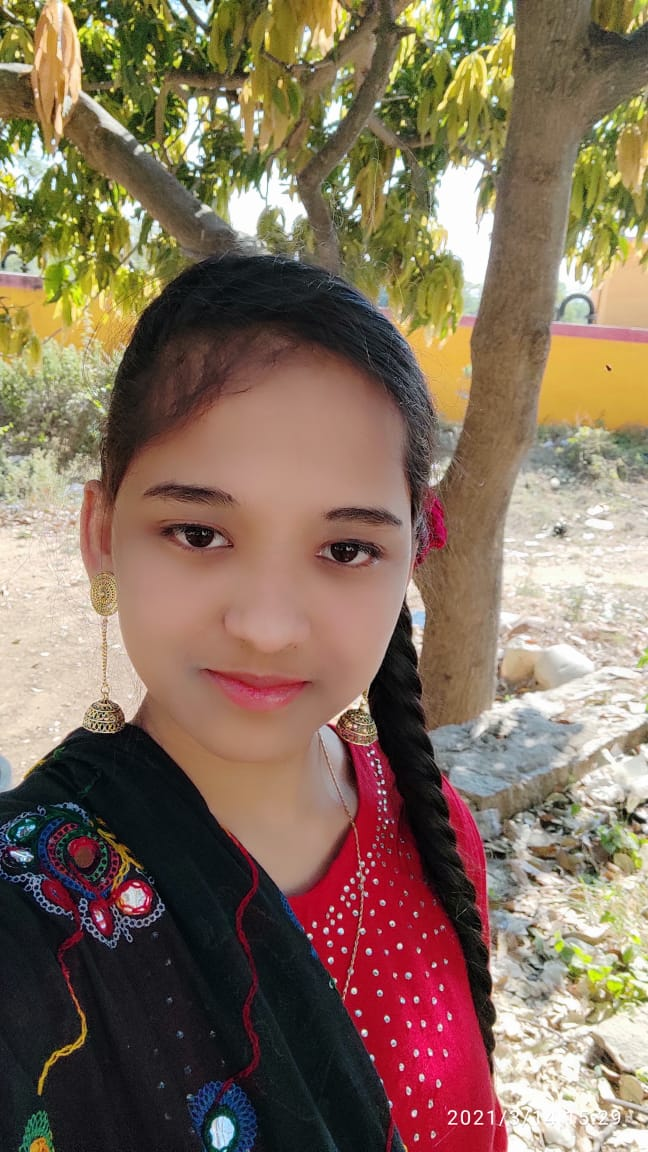
#> input picture ADMINimageclassification/model/dataset/KOUSAR/k1.jpeg, 648 x 1152 px, given in place of Roja.png, which was not available
$ jupyter execute political_image_classification.ipynb   (shell and % lines are left out)   (text cells are left out)
#> lines starting #> are read from the running program, lines starting #| are printed output that depends on the picture; pictures that were not available may be replaced by others from this repository, and a replacement may not be noted
[cell 1]
import numpy as np
import cv2
import matplotlib
from matplotlib import pyplot as plt

[cell 2]
img = cv2.imread('./test_images/Roja.png')
#> img is the input picture: shape (1152, 648, 3); mean B, G, R 92.6, 111.9, 133.3
img.shape
#> Out = (1152, 648, 3)

[cell 3]
plt.imshow(img)

[cell 4]
gray=cv2.cvtColor(img,cv2.COLOR_BGR2GRAY)
gray.shape
#> Out = (1152, 648)

[cell 5]
gray

[cell 6]
plt.imshow(gray,cmap='gray')

[cell 7]
face_cascade=cv2.CascadeClassifier('./opencv/haarcascades/haarcascade_frontalface_default.xml')
eye_cascade=cv2.CascadeClassifier('./opencv/haarcascades/haarcascade_eye.xml')

faces=face_cascade.detectMultiScale(gray,1.3,5)
#> faces = [[86, 401, 380, 380]]

faces
#> Out = [[86, 401, 380, 380]]

[cell 8]
(x,y,w,h) = faces[0]
#> x = 86; y = 401; w = 380; h = 380
x,y,w,h
#> Out = (86, 401, 380, 380)

[cell 9]
face_img=cv2.rectangle(img,(x,y),(x+w,y+h),(255,0,0),2)
plt.imshow(face_img)

[cell 10]
cv2.destroyAllWindows()
for(x,y,w,h) in faces:
    face_img=cv2.rectangle(img,(x,y),(x+w,y+h),(255,0,0),2)
    roi_gray=gray[y:y+h, x:x+w]
    roi_color=face_img[y:y+h, x:x+w]
    eyes=eye_cascade.detectMultiScale(roi_gray)
    for(ex,ey,ew,eh) in eyes:
        cv2.rectangle(roi_color,(ex,ey),(ex+ew,ey+eh),(0,255,0),2)
#> this loop made 1 pass
#> (x, y, w, h, eyes) on pass 1: (86, 401, 380, 380, [[224, 115, 72, 72], [64, 92, 86, 86], [138, 261, 68, 68]])
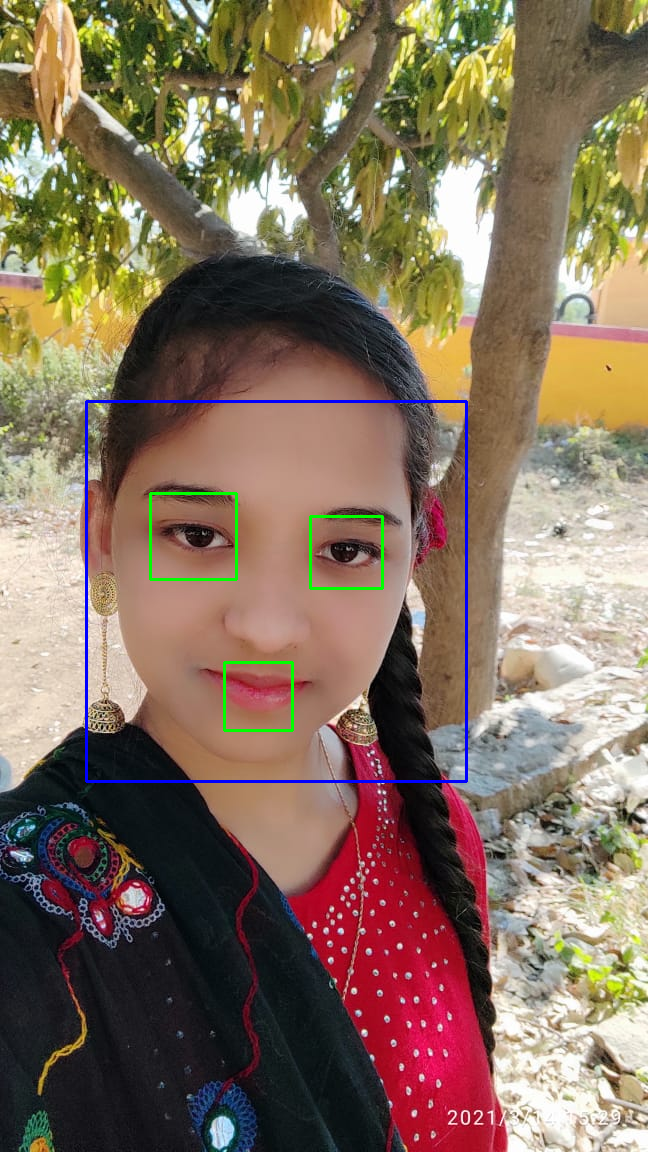
#> img: shape (1152, 648, 3); mean B, G, R 93.2, 111.8, 131.9
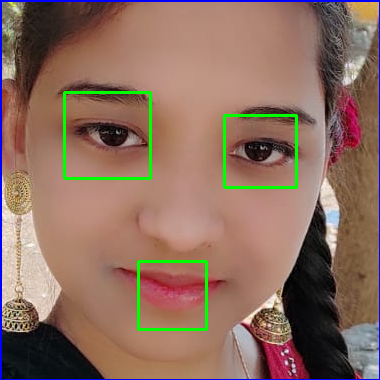
#> roi_color: shape (380, 380, 3); mean B, G, R 95.5, 110.1, 140.6

plt.figure()
plt.imshow(face_img,cmap='gray')
plt.show()

[cell 11]
plt.imshow(roi_color,cmap='gray')

[cell 12]
cropped_img = np.array(roi_color)
cropped_img.shape
#> Out = (380, 380, 3)

[cell 13]
import numpy as np
import pywt
import cv2

def w2d(img, mode='haar', level=1):
#> called with mode = 'db1', level = 5
    imArray = img
    #Datatype conversions
    #convert to grayscale
    imArray = cv2.cvtColor( imArray,cv2.COLOR_RGB2GRAY )
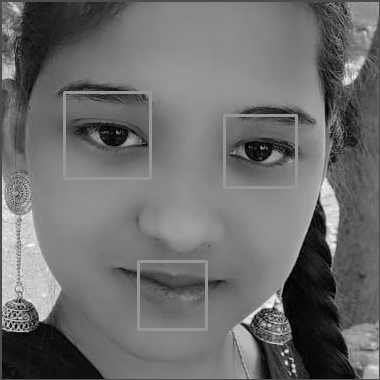
#> imArray: shape (380, 380); min 0, max 252, mean 109.2
    #convert to float
    imArray =  np.float32(imArray)
    imArray /= 255;
    # compute coefficients
    coeffs=pywt.wavedec2(imArray, mode, level=level)
#> coeffs = 6 items

    #Process Coefficients
    coeffs_H=list(coeffs)
#> coeffs_H = 6 items
    coeffs_H[0] *= 0;

    # reconstruction
    imArray_H=pywt.waverec2(coeffs_H, mode);
    imArray_H *= 255;
    imArray_H =  np.uint8(imArray_H)
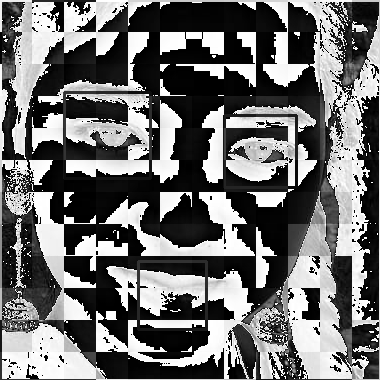
#> imArray_H: shape (380, 380); min 0, max 255, mean 110.7

    return imArray_H

[cell 14]
im_har = w2d(cropped_img,'db1',5)
plt.imshow(im_har, cmap='gray')

[cell 15]
def get_cropped_image_if_2_eyes(image_path):
#> called with image_path = './test_images/Roja.png'
    img=cv2.imread(image_path)
    gray=cv2.cvtColor(img,cv2.COLOR_BGR2GRAY)
    faces=face_cascade.detectMultiScale(gray,1.3,5)
#> faces = [[86, 401, 380, 380]]
    for(x,y,w,h) in faces:
        roi_gray=gray[y:y+h, x:x+w]
        roi_color=face_img[y:y+h, x:x+w]
        eyes=eye_cascade.detectMultiScale(roi_gray)
        if len(eyes)>=2:
            return roi_color

[cell 16]
original_image=cv2.imread('./test_images/Roja.png')
plt.imshow(original_image)

[cell 17]
cropped_image = get_cropped_image_if_2_eyes('./test_images/Roja.png')
plt.imshow(cropped_image)

[cell 18]
org_image_obstructed=cv2.imread('./test_images/Roja1.png')
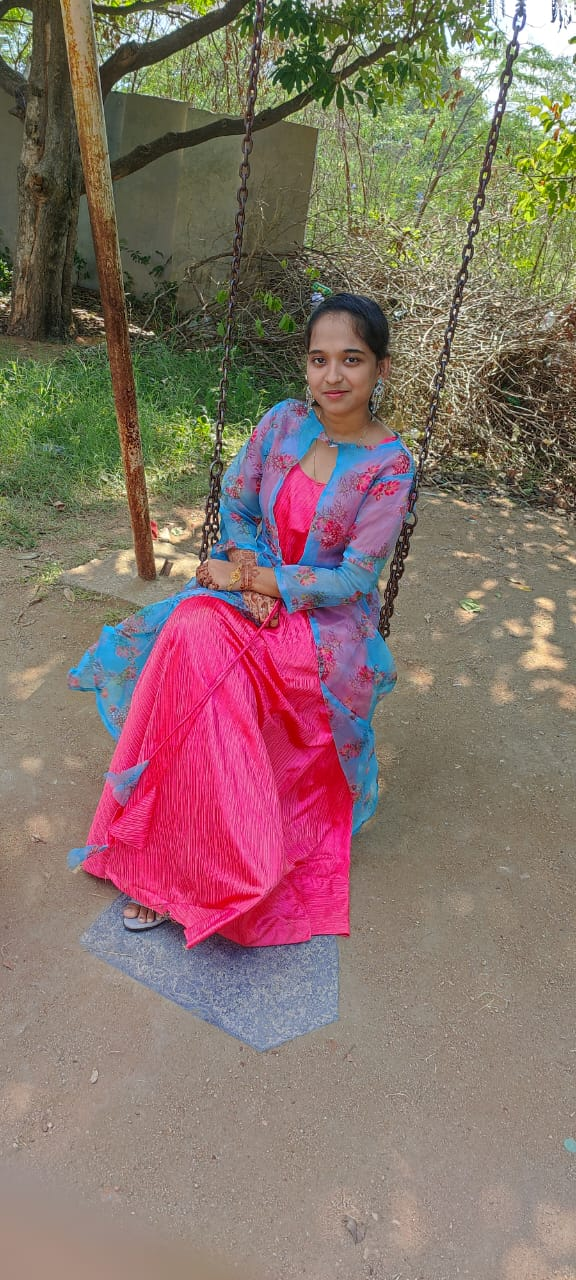
#> input picture ADMINimageclassification/model/dataset/KOUSAR/k10.jpeg, 576 x 1280 px, given in place of Roja1.png, which was not available
#> org_image_obstructed is the input picture: shape (1280, 576, 3); mean B, G, R 106.2, 114.3, 136
plt.imshow(org_image_obstructed)

[cell 19]
cropped_image_no_2_eyes = get_cropped_image_if_2_eyes('./test_images/Roja1.png')
#> call 2 of get_cropped_image_if_2_eyes, with image_path = './test_images/Roja1.png'
#> in get_cropped_image_if_2_eyes (call 2), `gray=cv2.cvtColor(img,cv2.COLOR_BGR2GRAY)`:
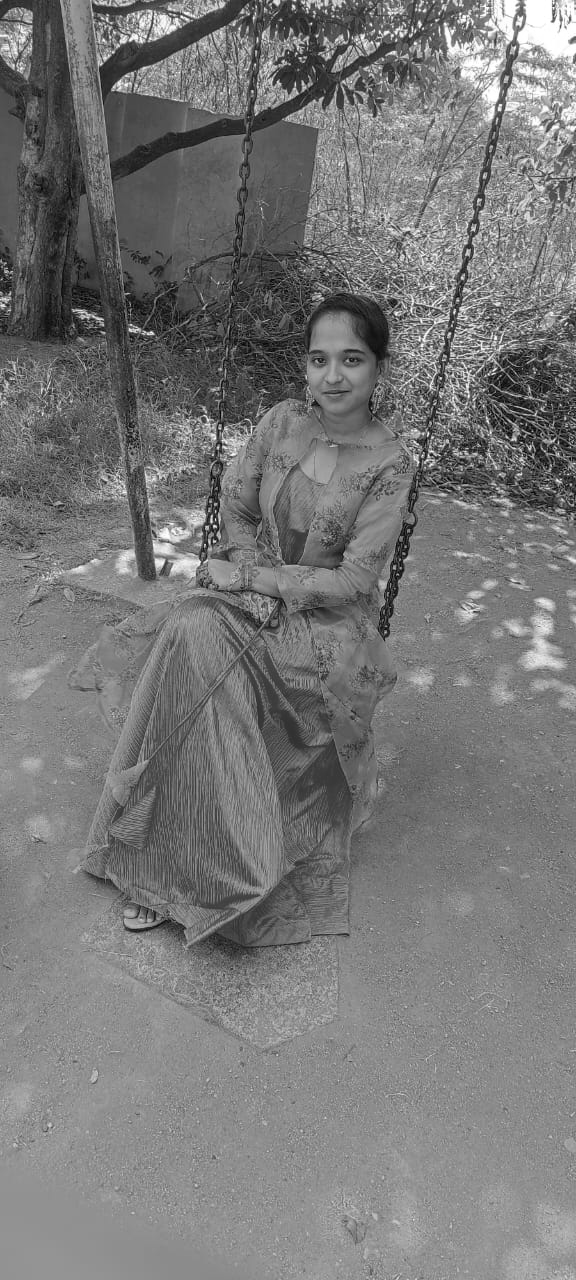
#> gray: shape (1280, 576); min 1, max 255, mean 119.9
#> in get_cropped_image_if_2_eyes (call 2), `faces=face_cascade.detectMultiScale(gray,1.3,5)`: faces = [[289, 325, 90, 90]]
#> the loop in get_cropped_image_if_2_eyes, `for(x,y,w,h) in faces:` made 1 pass
#> (x, y, w, h, eyes) on pass 1: (289, 325, 90, 90, [[50, 23, 24, 24], [19, 24, 24, 24]])
#> pass 1, in get_cropped_image_if_2_eyes (call 2), `roi_color=face_img[y:y+h, x:x+w]`:
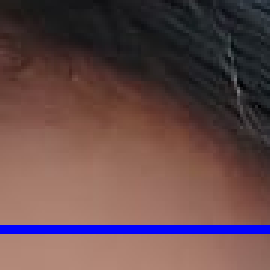
#> roi_color: shape (90, 90, 3) (shown 3 times larger); mean B, G, R 74.2, 73.5, 100.5
cropped_image_no_2_eyes

[cell 20]
path_to_data="./dataset"
path_to_cr_data="./dataset/cropped/"

[cell 21]
import os
img_dirs=[]
for entry in os.scandir(path_to_data):
    if entry.is_dir():
        img_dirs.append(entry.path)

[cell 22]
img_dirs

[cell 23]
import shutil
if os.path.exists(path_to_cr_data):
    shutil.rmtree(path_to_cr_data)
os.mkdir(path_to_cr_data)

[cell 24]
import cv2

cropped_image_dirs = []
celebrity_file_names_dict = {}
for img_dir in img_dirs:
    count = 1
    celebrity_name = img_dir.split('/')[-1]
    celebrity_file_names_dict[celebrity_name] = []
    for entry in os.scandir(img_dir):
        roi_color = get_cropped_image_if_2_eyes(entry.path)
#> call 3 of get_cropped_image_if_2_eyes, with image_path = './dataset/PRAVEEN/20220804_173028.jpg'
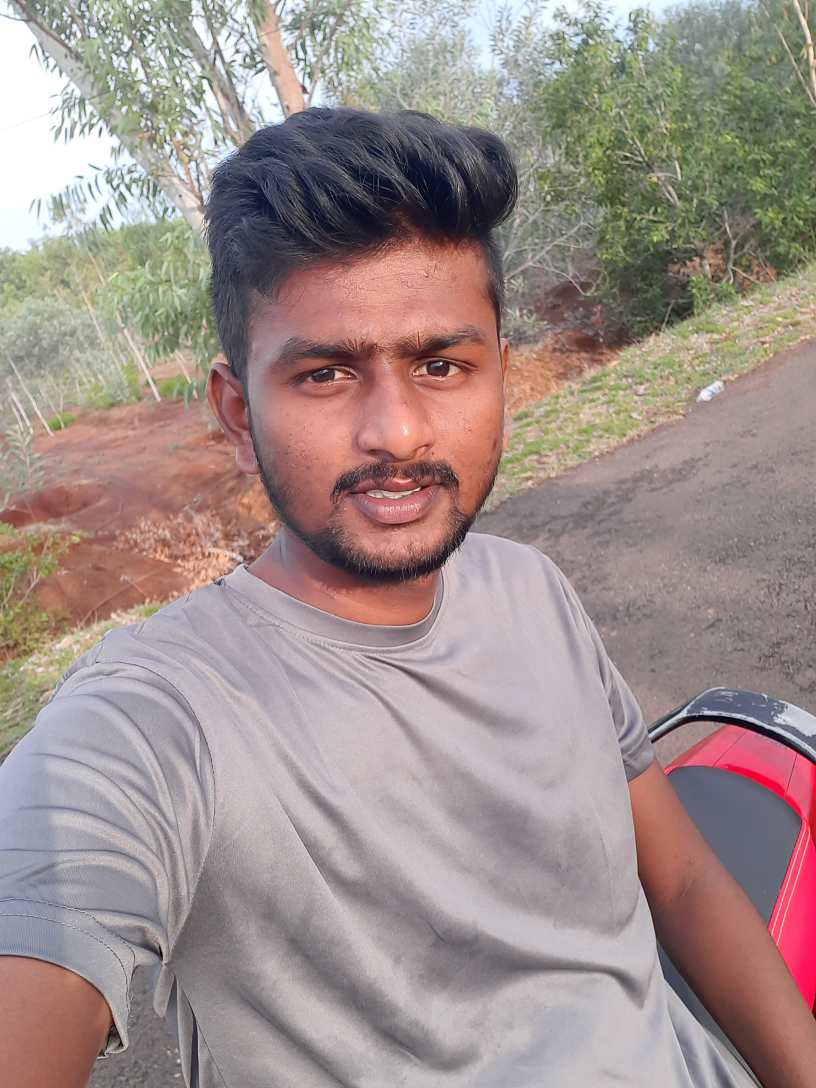
#> input picture ADMINimageclassification/model/dataset/PRAVEEN/20220804_173028.jpg, 2448 x 3264 px (shown at 1/3 size)
#> in get_cropped_image_if_2_eyes, img is the input picture: shape (3264, 2448, 3); mean B, G, R 139.9, 143.4, 159.2
#> in get_cropped_image_if_2_eyes (call 3), `gray=cv2.cvtColor(img,cv2.COLOR_BGR2GRAY)`:
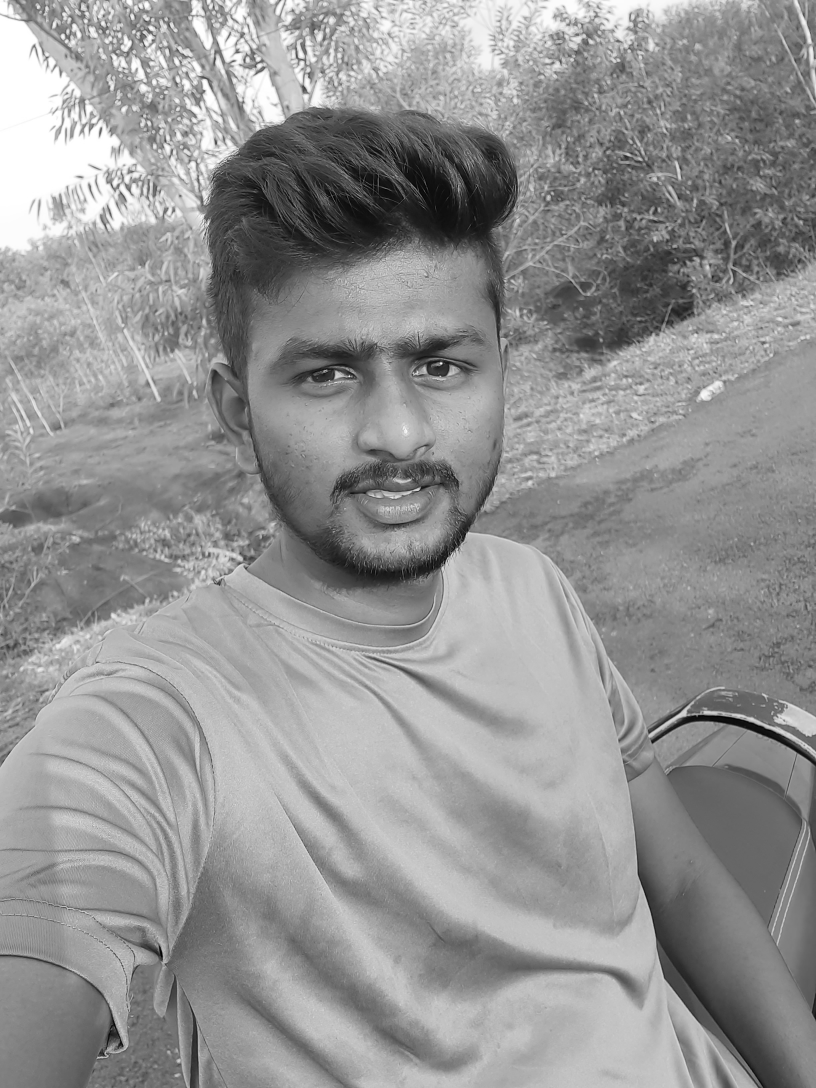
#> gray: shape (3264, 2448) (shown at 1/3 size); min 0, max 255, mean 147.7
#> in get_cropped_image_if_2_eyes (call 3), `faces=face_cascade.detectMultiScale(gray,1.3,5)`: faces = [[605, 683, 1090, 1090]]
#> the loop in get_cropped_image_if_2_eyes, `for(x,y,w,h) in faces:` made 1 pass
#> pass 1, in get_cropped_image_if_2_eyes (call 3), `roi_color=face_img[y:y+h, x:x+w]`:
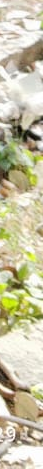
#> roi_color: shape (469, 43, 3); mean B, G, R 165.4, 195.1, 200.1
